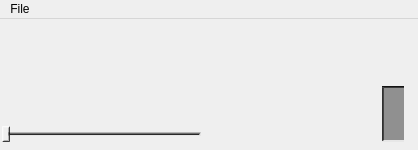
<?xml version="1.0" encoding="UTF-8"?>
<ui version="4.0">
 <class>PlayerWindow</class>
 <widget class="QMainWindow" name="PlayerWindow">
  <property name="geometry">
   <rect>
    <x>0</x>
    <y>0</y>
    <width>418</width>
    <height>150</height>
   </rect>
  </property>
  <property name="sizePolicy">
   <sizepolicy hsizetype="Fixed" vsizetype="Fixed">
    <horstretch>0</horstretch>
    <verstretch>0</verstretch>
   </sizepolicy>
  </property>
  <property name="minimumSize">
   <size>
    <width>418</width>
    <height>150</height>
   </size>
  </property>
  <property name="maximumSize">
   <size>
    <width>418</width>
    <height>150</height>
   </size>
  </property>
  <property name="windowTitle">
   <string>ModPlug Player</string>
  </property>
  <widget class="QWidget" name="centralwidget">
   <layout class="QVBoxLayout" name="verticalLayout">
    <property name="spacing">
     <number>0</number>
    </property>
    <property name="leftMargin">
     <number>0</number>
    </property>
    <property name="topMargin">
     <number>0</number>
    </property>
    <property name="rightMargin">
     <number>0</number>
    </property>
    <property name="bottomMargin">
     <number>0</number>
    </property>
    <item>
     <widget class="TitleBar" name="titleBarPlaceHolder" native="true">
      <property name="sizePolicy">
       <sizepolicy hsizetype="Preferred" vsizetype="Fixed">
        <horstretch>0</horstretch>
        <verstretch>0</verstretch>
       </sizepolicy>
      </property>
      <property name="minimumSize">
       <size>
        <width>0</width>
        <height>20</height>
       </size>
      </property>
     </widget>
    </item>
    <item>
     <widget class="LCDPanel" name="lcdPanel" native="true">
      <property name="sizePolicy">
       <sizepolicy hsizetype="Fixed" vsizetype="Fixed">
        <horstretch>0</horstretch>
        <verstretch>0</verstretch>
       </sizepolicy>
      </property>
      <property name="minimumSize">
       <size>
        <width>411</width>
        <height>45</height>
       </size>
      </property>
     </widget>
    </item>
    <item>
     <layout class="QGridLayout" name="gridLayout">
      <property name="leftMargin">
       <number>2</number>
      </property>
      <property name="spacing">
       <number>0</number>
      </property>
      <item row="0" column="1" rowspan="2">
       <widget class="OptionButtons" name="optionButtons" native="true">
        <property name="sizePolicy">
         <sizepolicy hsizetype="Fixed" vsizetype="Fixed">
          <horstretch>0</horstretch>
          <verstretch>0</verstretch>
         </sizepolicy>
        </property>
        <property name="minimumSize">
         <size>
          <width>160</width>
          <height>60</height>
         </size>
        </property>
       </widget>
      </item>
      <item row="1" column="0">
       <widget class="QSlider" name="timeScrubber">
        <property name="sizePolicy">
         <sizepolicy hsizetype="Fixed" vsizetype="Fixed">
          <horstretch>0</horstretch>
          <verstretch>0</verstretch>
         </sizepolicy>
        </property>
        <property name="minimumSize">
         <size>
          <width>205</width>
          <height>20</height>
         </size>
        </property>
        <property name="styleSheet">
         <string notr="true">.QSlider {
    background: rgba(0,0,0,0);
}

.QSlider::groove:horizontal {
    height: 0px;
margin-top: 0px;
margin-left:6px;
margin-right:6px;
margin-bottom:0px;
padding-left:2px;
padding-right:2px;
background: #dddddd;

border-radius: 0.15px;
border-bottom: 2px solid qlineargradient(spread:pad, x1:1, y1:1, x2:1, y2:0, stop:0 rgba(0, 0, 0, 0), stop:1 rgba(255, 255, 255, 255));
border-right: 2px solid qlineargradient(spread:pad, x1:1, y1:0, x2:0, y2:0, stop:0 rgba(0, 0, 0, 0), stop:1 rgba(255, 255, 255, 255));
border-top: 3px solid qlineargradient(spread:pad, x1:1, y1:0.994, x2:1, y2:0, stop:0 rgba(0, 0, 0, 255), stop:1 rgba(255, 255, 255, 0));
border-left: 2px solid qlineargradient(spread:pad, x1:1, y1:0, x2:0, y2:0, stop:0 rgba(0, 0, 0, 255), stop:1 rgba(255, 255, 255, 0));
padding-top:-1.5px;

}

.QSlider::handle:horizontal {
/*background: #dddddd;*/

border-radius: 0.15px;
border-top: 2px solid qlineargradient(spread:pad, x1:1, y1:1, x2:1, y2:0, stop:0 rgba(0, 0, 0, 0), stop:1 rgba(255, 255, 255, 255));
border-left: 2px solid qlineargradient(spread:pad, x1:1, y1:0, x2:0, y2:0, stop:0 rgba(0, 0, 0, 0), stop:1 rgba(255, 255, 255, 255));
border-bottom: 2px solid qlineargradient(spread:pad, x1:1, y1:0.994, x2:1, y2:0, stop:0 rgba(0, 0, 0, 255), stop:1 rgba(255, 255, 255, 0));
border-right: 2px solid qlineargradient(spread:pad, x1:1, y1:0, x2:0, y2:0, stop:0 rgba(0, 0, 0, 255), stop:1 rgba(255, 255, 255, 0));
    width: 4px;
margin-top: -8px;
margin-bottom: -8px;
margin-left: -10px;
margin-right: -10px;
}</string>
        </property>
        <property name="maximum">
         <number>999</number>
        </property>
        <property name="orientation">
         <enum>Qt::Horizontal</enum>
        </property>
       </widget>
      </item>
      <item row="0" column="0">
       <widget class="PlayerControlButtons" name="playerControlButtons" native="true">
        <property name="sizePolicy">
         <sizepolicy hsizetype="Fixed" vsizetype="Fixed">
          <horstretch>0</horstretch>
          <verstretch>0</verstretch>
         </sizepolicy>
        </property>
        <property name="minimumSize">
         <size>
          <width>200</width>
          <height>40</height>
         </size>
        </property>
       </widget>
      </item>
      <item row="0" column="4">
       <spacer name="horizontalSpacer">
        <property name="orientation">
         <enum>Qt::Horizontal</enum>
        </property>
        <property name="sizeHint" stdset="0">
         <size>
          <width>0</width>
          <height>20</height>
         </size>
        </property>
       </spacer>
      </item>
      <item row="2" column="1">
       <spacer name="verticalSpacer">
        <property name="orientation">
         <enum>Qt::Vertical</enum>
        </property>
        <property name="sizeHint" stdset="0">
         <size>
          <width>20</width>
          <height>0</height>
         </size>
        </property>
       </spacer>
      </item>
      <item row="0" column="3" rowspan="2">
       <widget class="QSlider" name="volumeControl">
        <property name="sizePolicy">
         <sizepolicy hsizetype="Fixed" vsizetype="Fixed">
          <horstretch>0</horstretch>
          <verstretch>0</verstretch>
         </sizepolicy>
        </property>
        <property name="minimumSize">
         <size>
          <width>22</width>
          <height>56</height>
         </size>
        </property>
        <property name="maximumSize">
         <size>
          <width>22</width>
          <height>56</height>
         </size>
        </property>
        <property name="styleSheet">
         <string notr="true">.QSlider {
	background-color: rgb(125, 125, 125);
}


.QSlider::groove:vertical {
border-top: 2px solid qlineargradient(spread:pad, x1:1, y1:1, x2:1, y2:0, stop:0 rgba(77, 77, 77, 255), stop:1 rgba(0, 0, 0, 255));
border-left: 4px solid qlineargradient(spread:pad, x1:1, y1:0, x2:0, y2:0, stop:0 rgba(77, 77, 77, 255), stop:1 rgba(0, 0, 0, 255));
border-right: 3px solid qlineargradient(spread:pad, x1:1, y1:0, x2:0, y2:0, stop:0 rgba(0, 0, 0, 0), stop:1 rgba(225, 226, 225, 255));
border-bottom: 2px solid #e7e7e7;
    width: 20px;
    background: #909090;
    /*margin: -1px -40px;*/
}

.QSlider::handle:vertical {
	background-color: rgb(179, 179, 179);
	background-image: url(:/Graphics/Raster/VolumeControlLine.png);
  background-repeat: repeat-x;
  background-attachment: fixed;
  background-position: center; 
 /*   border: 5px solid #B5E61D;*/
border-radius: 0.15px;
border-top: 2px solid qlineargradient(spread:pad, x1:1, y1:1, x2:1, y2:0, stop:0 rgba(0, 0, 0, 0), stop:1 rgba(255, 255, 255, 255));
border-left: 1px solid qlineargradient(spread:pad, x1:1, y1:0, x2:0, y2:0, stop:0 rgba(0, 0, 0, 0), stop:1 rgba(255, 255, 255, 255));
border-bottom: 2px solid qlineargradient(spread:pad, x1:1, y1:0.994, x2:1, y2:0, stop:0 rgba(0, 0, 0, 255), stop:1 rgba(255, 255, 255, 0));
border-right: 1px solid qlineargradient(spread:pad, x1:1, y1:0, x2:0, y2:0, stop:0 rgba(0, 0, 0, 255), stop:1 rgba(255, 255, 255, 0));
    height: 4px;
    width: 18px;
margin-left: -1px;
margin-bottom: -1px;
margin-top: -1px;
/*    margin: -30px -30px;
	border-radius: 30px;
*/
}</string>
        </property>
        <property name="maximum">
         <number>100</number>
        </property>
        <property name="orientation">
         <enum>Qt::Vertical</enum>
        </property>
       </widget>
      </item>
      <item row="0" column="2">
       <spacer name="horizontalSpacer_2">
        <property name="orientation">
         <enum>Qt::Horizontal</enum>
        </property>
        <property name="sizeHint" stdset="0">
         <size>
          <width>10</width>
          <height>20</height>
         </size>
        </property>
       </spacer>
      </item>
     </layout>
    </item>
   </layout>
  </widget>
  <widget class="QMenuBar" name="menubar">
   <property name="geometry">
    <rect>
     <x>0</x>
     <y>0</y>
     <width>418</width>
     <height>22</height>
    </rect>
   </property>
   <widget class="QMenu" name="menuFile">
    <property name="title">
     <string>File</string>
    </property>
    <addaction name="actionOpen"/>
   </widget>
   <addaction name="menuFile"/>
  </widget>
  <action name="actionOpen">
   <property name="text">
    <string>Open</string>
   </property>
  </action>
 </widget>
 <customwidgets>
  <customwidget>
   <class>PlayerControlButtons</class>
   <extends>QWidget</extends>
   <header>PlayerControlButtons.hpp</header>
   <container>1</container>
  </customwidget>
  <customwidget>
   <class>LCDPanel</class>
   <extends>QWidget</extends>
   <header>LCDPanel.hpp</header>
   <container>1</container>
  </customwidget>
  <customwidget>
   <class>OptionButtons</class>
   <extends>QWidget</extends>
   <header>OptionButtons.hpp</header>
   <container>1</container>
  </customwidget>
  <customwidget>
   <class>TitleBar</class>
   <extends>QWidget</extends>
   <header>TitleBar.hpp</header>
   <container>1</container>
  </customwidget>
 </customwidgets>
 <resources/>
 <connections/>
</ui>
